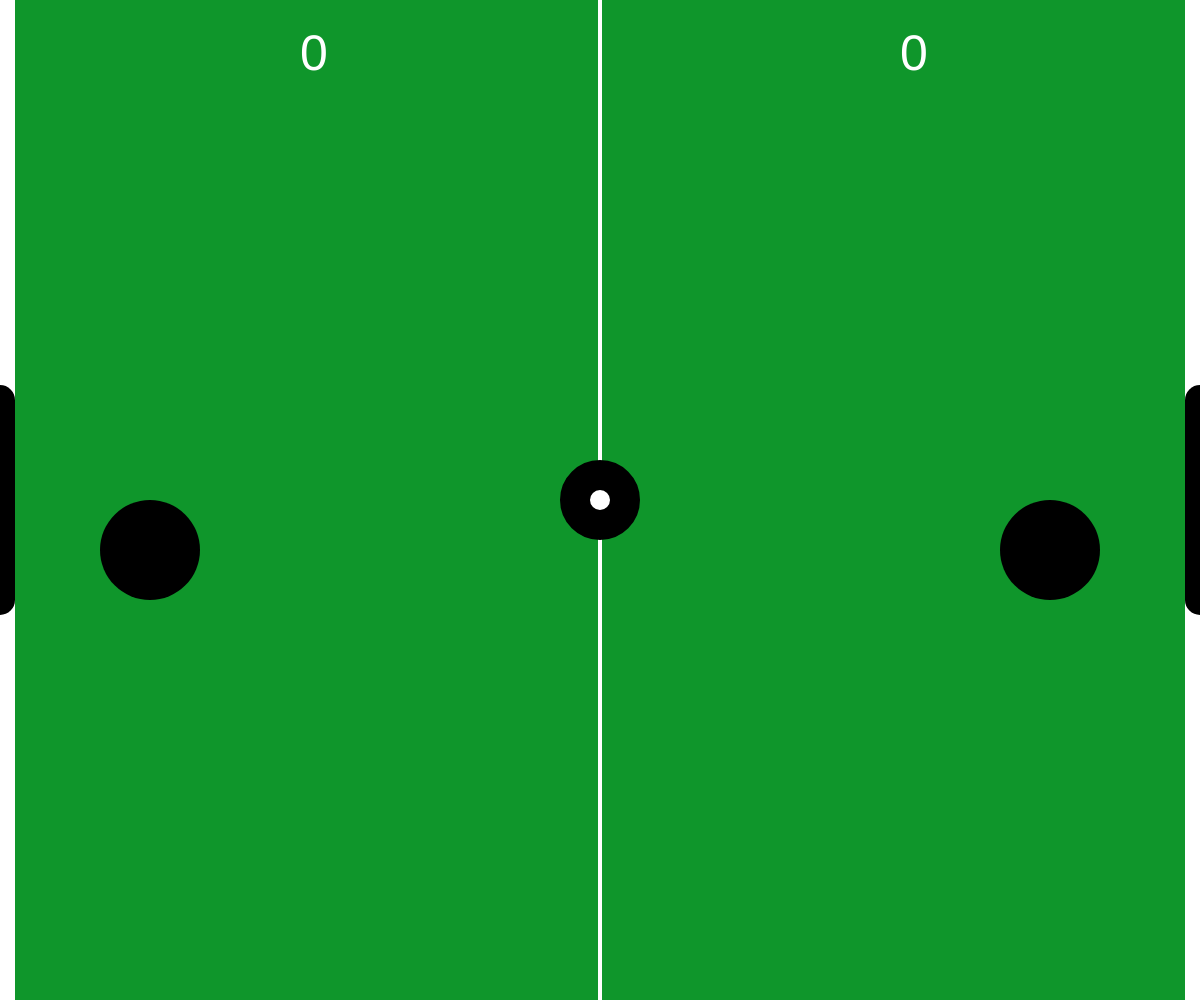
Frame 1 (no input)
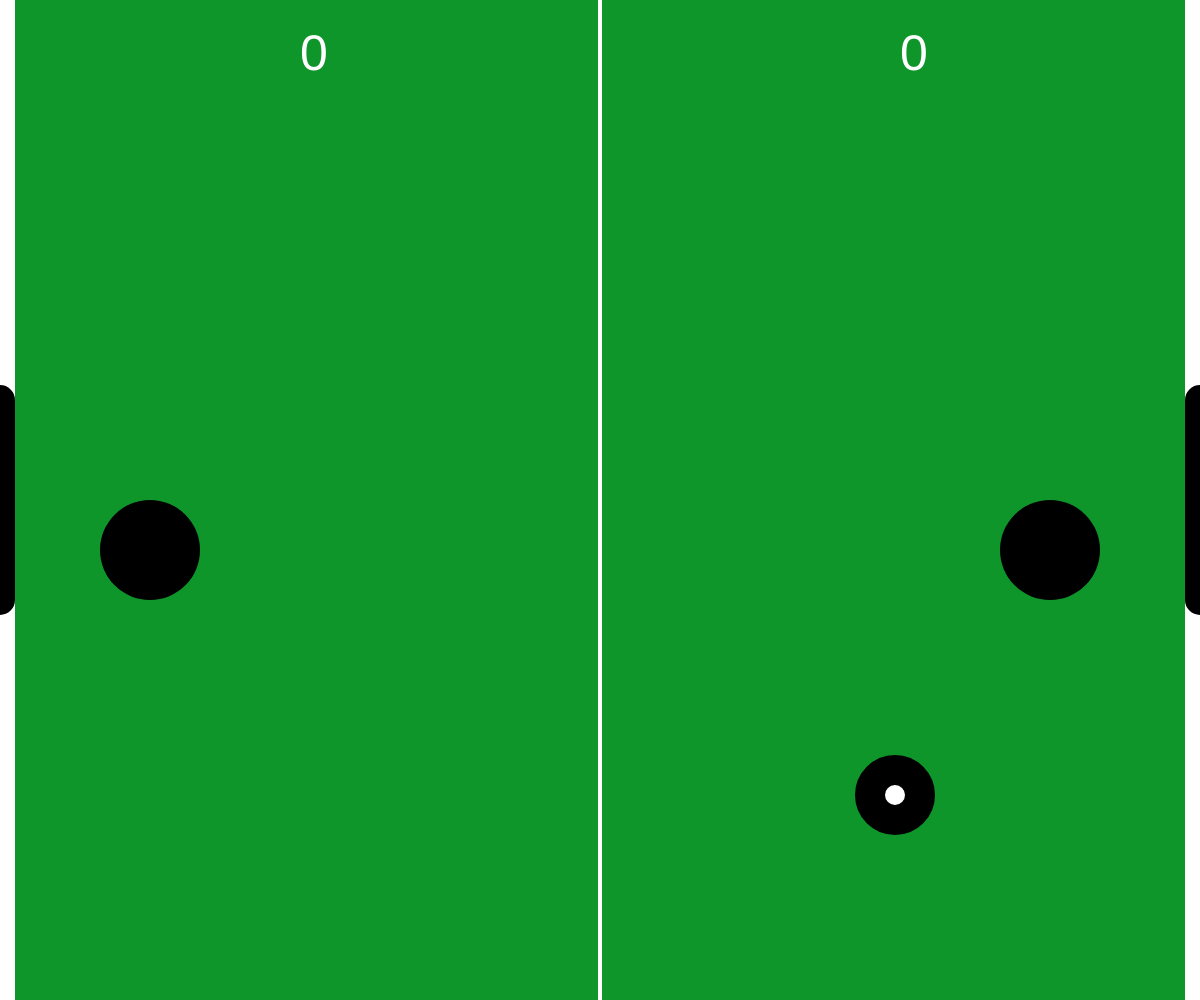
Frame 60 (no input)
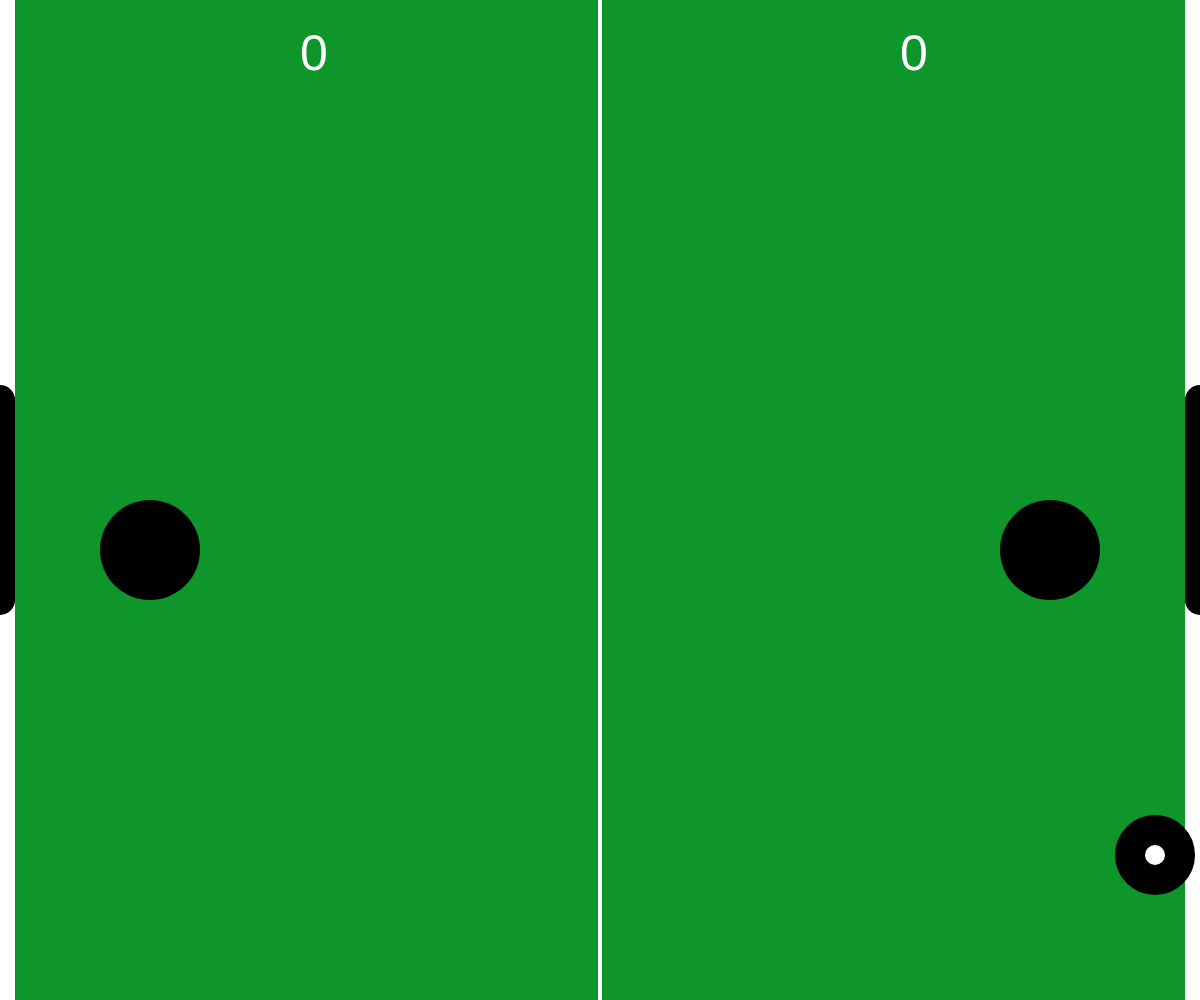
Frame 120 (the mouse pressed at the canvas centre since frame 60)

The p5.js sketch that drew these frames (run headless with seeded random() and noise() and a simulated clock; from frame 60 on, the mouse is pressed at the canvas centre):

// p5.js sketch
// ── sketch.js
let ball
let p1
let p2

function setup() {
	createCanvas(windowWidth,windowHeight)
	p1 = new Paddle(1, color('black'))
	p2 = new Paddle(2, color('black'))
	ball = new Ball()
}

function draw(){
	background('#0f962b')
	drawLine()
	ball.draw()
	ball.move()
	if(ball.collision(p1) || ball.collision(p2))
		ball.move()
	let checkScore = ball.checkScore()
	if(checkScore === 2)
		p2.updateScore()
	else if(checkScore === 1)
		p1.updateScore()
	p1.draw()
	p2.draw()
	
	if(keyIsDown(87))
		p1.move(-1,1)
	if(keyIsDown(83))
		p1.move(1,1)
	if(keyIsDown(65))
		p1.move(-1,0)
	if(keyIsDown(68))
		p1.move(1,0)
	if(keyIsDown(UP_ARROW))
		p2.move(-1,1)
	if(keyIsDown(DOWN_ARROW))
		p2.move(1,1)
	if(keyIsDown(LEFT_ARROW))
		p2.move(-1,0)
	if(keyIsDown(RIGHT_ARROW))
		p2.move(1,0)

	showScore()
}

/*function keyPressed (){
	console.log(keyCode)
	switch(keyCode){
		case 87:
			p1.move(-1)
			break
		case 83:
			p1.move(1)
			break
		case UP_ARROW:
			p2.move(-1)
			break
		case DOWN_ARROW:
			p2.move(1)
			break
	}
}*/

const drawLine = function () {
	stroke('#fff')
	strokeWeight(4)
	line(width/2,0,width/2,height)
	strokeWeight(30	)
	line(0,0,0,height)
	line(width,0,width,height)
	stroke(color('black'))
	line(0,height/2-100,0,height/2+100)
	line(width,height/2+100,width,height/2-100)
}

const showScore = function () {
	fill('#fff')
	textSize(50)
	text(p1.getScore(), width * 0.25, 70)
	text(p2.getScore(), width * 0.75, 70)
}

// ── Ball.js
 const Ball = function () {
 	let x= Math.floor(width/2)
 	let y= Math.floor(height/2)
 	const r = 25
 	let stepX = 5
 	let stepY = 5

	const reset = function () {
		stepX = 5
		x = Math.floor(width/2)
		y = Math.floor(height/2)
		stepX *= Math.round(Math.random()) * 2 - 1
		stepY *= Math.round(Math.random()) * 2 - 1
	} 	

 	const edges = function () {
 		if(y - r <= 0 || y + r >= height)
 			stepY = -stepY
 		if(x - r <= 0 || x + r >= width)
 			stepX= -stepX
 	}

 	const checkScore = function () {
 		if(x - r <= 0 && (y >= height/2-100 && y <= height/2+100)) {
 			reset()
 			return 2
 		}

 		if(x + r >= width && (y >= height/2-100 && y <= height/2+100)) {
 			reset()
 			return 1
 		}
 		return 0
 	}

 	const move = function () {
 		x += stepX
 		y += stepY
 		edges()
 	}

 	const collision = function(player) {
 		let dx = Math.abs(x - player.getX() - player.getW()/2)
 		let dy = Math.abs(y - player.getY() - player.getH()/2)
 		
 		if(dx >player.getW() / 2 + r || dy > player.getH() / 2 + r)
 			return false

 		if(dx<= player.getW() / 2 || dy <= player.getH() / 2){
 			stepX = -stepX
 			if (stepX>0)
 				stepX++
 			else
 				stepX--
 			return true	
 		}
 	}

 	const draw = function () {
 		ellipseMode(CENTER)
 		fill('#fff')
 		ellipse(x,y,r*2,r*2)
 	}

 	return {
 		draw,
 		move,
 		collision,	
 		checkScore,
 	}
 }
// ── Paddle.js
const Paddle = function (player, color) {
	const c = color
	const w = 100
	const h = 100
	const p = player
	let x = p === 1 ? 0 + h : width - w - h
	const speed = 8
	let y = Math.floor(height / 2)
	let score = 0
	const UP = -1
	const DOWN = 1
	const LEFT = -1
	const RIGHT = 1

	const getX = function () {
		return x
	}
	const getY = function () {
		return y
	}
	const getW = function () {
		return w
	}
	const getH = function () {
		return h
	}

	const getScore = function () {
		return score
	}

	const draw = function () {
		noStroke()
		ellipseMode(CORNER)
		fill(c)
		ellipse(x, y, w, h)
	}	

 	const move = function (dir,sentido) {
 		//if((y+ (speed*dir)) > 0 && (y+ (speed*dir))+h < height)
 		
			if(sentido==1){
				if (edge(dir))
 					y+= (speed*dir)
			}
 			else{
 				if (limitPlayer(dir))
 					x+= (speed*dir)
 			}
 		
 	}

 	const edge = function (dir) {
 		return (dir === UP && y > 0 || dir === DOWN && y < height-h)
 	}

 	const limitPlayer = function (dir) {
 		if(p==2)
 			return (dir === LEFT && x-10 > width/2 || dir === RIGHT && x < width-w)
 		else
 			return (dir === LEFT && x > 0 || dir === RIGHT && x+w+10 < width/2)
 	}

 	const updateScore = function () {
 		score++
 	}

	return {
		draw,
		move,
		getX,
		getY,
		getW,
		getH,
		getScore,
		updateScore,
	}
}
